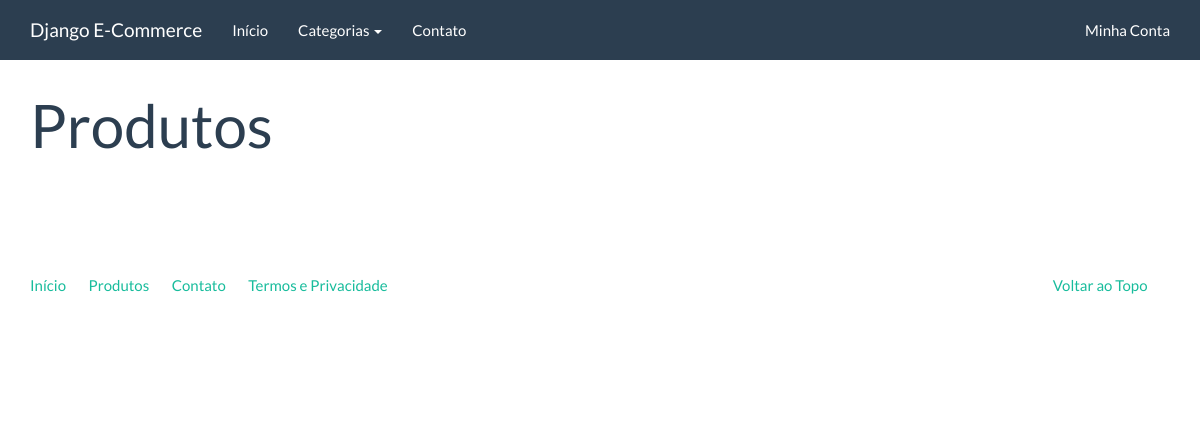
Page /produtos/ on the earlier database version.
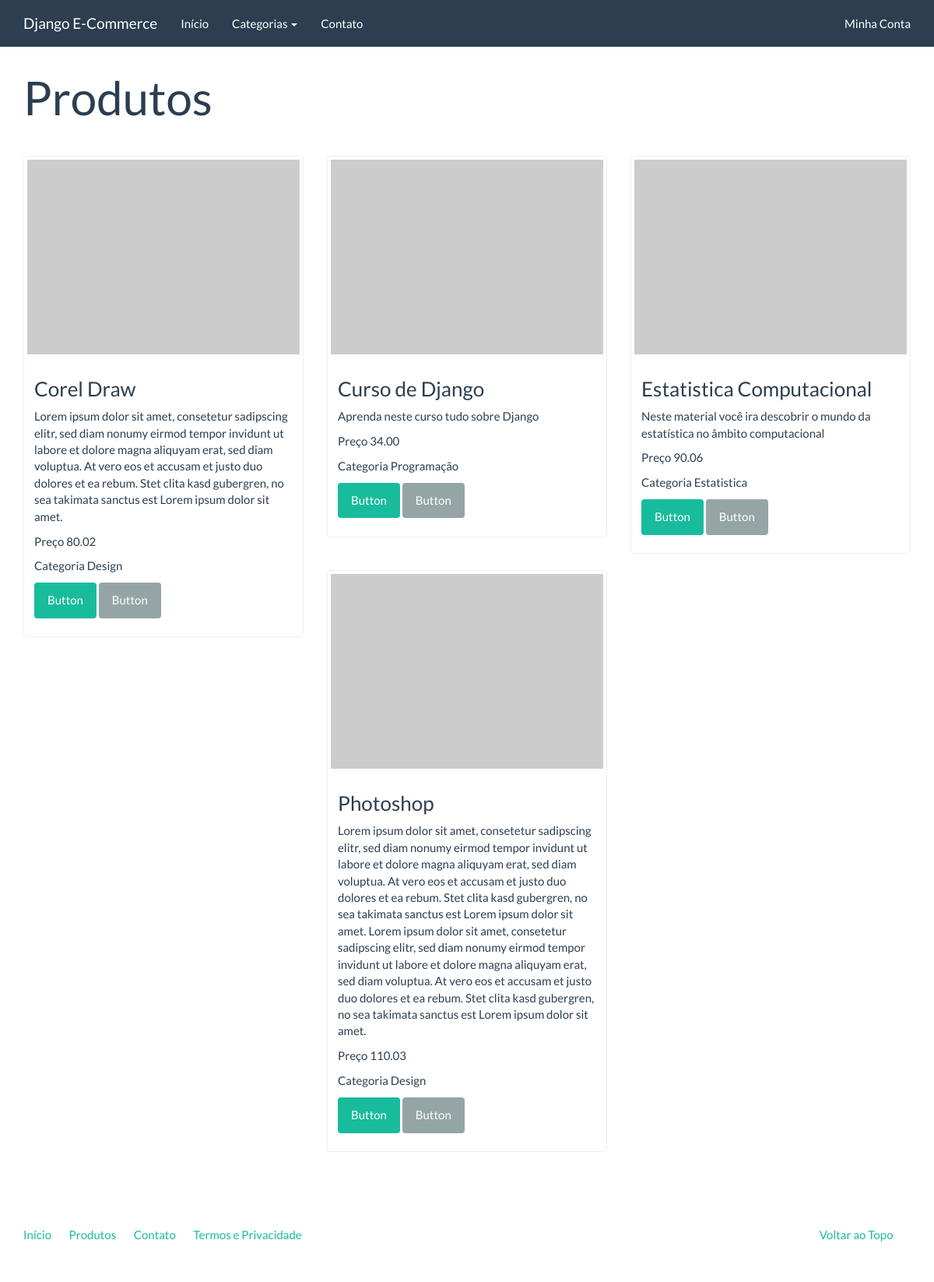
Same page on the later database version.
### catalog/models.py (models this page shows, shortened)
class Product(models.Model):
    name = models.CharField(verbose_name='Nome',max_length=100)
    slug = models.SlugField('Identificador',max_length=100)
    '''um produto tem varias categorias'''
    category = models.ForeignKey('catalog.Category',verbose_name='Categoria')
    description = models.TextField('Descrição',blank=True)
    price = models.DecimalField('Preço',decimal_places=2,max_digits=8)
    created = models.DateTimeField('Criado em',auto_now_add=True)
    updated_at = models.DateTimeField('Modificado em',auto_now=True)
    class Meta:
        verbose_name = 'Produto'
        verbose_name_plural = 'Produtos'
        '''se a ordem for decres colocar - na frente do campo'''
        ordering = ['name']

class Category(models.Model):
    name = models.CharField(verbose_name='Nome',max_length=100)
    slug = models.SlugField('Identificador',max_length=100)
    created = models.DateTimeField('Criado em',auto_now_add=True)
    updated_at = models.DateTimeField('Modificado em',auto_now=True)
    class Meta:
        verbose_name = 'Categoria'
        verbose_name_plural = 'Categorias'
        '''se a ordem for decres colocar - na frente do campo'''
        ordering = ['name']
    def __str__(self):
        return self.name
    def get_absolute_url(self):
        return reverse('catalog:category',kwargs={'slug':self.slug})

### catalog/views.py (the view)
def product_list(request):
    context = {
        'products':Product.objects.all(),
    }
    return render(request,'catalog/product_list.html',context)

### catalog/context_processors.py (called while the page is built)
def categories(request):
    return{
        'categories':Category.objects.all()
    }

### catalog/templates/catalog/product_list.html (shortened to what this page needs)
{% extends "base.html" %}
{% block container %}
<div class="page-header">
  <h1>Produtos</h1>
</div>
<div class="row">
    {% for product in products  %}
      <div class="col-sm-6 col-md-4">
          <div class="thumbnail">
              <a href="#">
                  <img src="http://placehold.it/350x250" alt="" />
              </a>
              <div class="caption">
                  <h3>{{product.name}}</h3>
                  <p>{{product.description}}</p>
                  <p>Preço {{product.price}}</p>
                  <p>Categoria {{product.category}}</p>
                  <p><a href="#" class="btn btn-success" role="button">Button</a> <a href="#" class="btn btn-default" role="button">Button</a></p>
              </div>
          </div>
      </div>
    {% endfor %}
  </div>
{% endblock %}

### core/templates/base.html (shortened to what this page needs)
<!DOCTYPE html>
{% load static %}
<html lang="en">
<head>
	<link rel="stylesheet" href="{% static 'assets/bootstrap.min.css' %}" media="screen" />
	<link rel="stylesheet" href="{% static 'assets/custom.min.css' %}" media="screen" />
</head>
<body>
    <div class="navbar navbar-default navbar-fixed-top">
      <div class="container">
        <div class="navbar-header">
          <a href="" class="navbar-brand">Django E-Commerce</a>
        </div>
        <div class="navbar-collapse collapse" id="navbar-main">
          <ul class="nav navbar-nav">
            <li>
              <a href="{% url 'index' %}">Início</a>
            </li>
            <li class="dropdown">
              <a class="dropdown-toggle" data-toggle="dropdown" href="#" id="download">Categorias <span class="caret"></span></a>
            </li>
			<li>
				<a href="{% url 'contact' %}">Contato</a>
			</li>
          </ul>
          <ul class="nav navbar-nav navbar-right">
            <li><a href="#">Minha Conta</a></li>
          </ul>
        </div>
      </div>
    </div>
    <div class="container">
		    {% block container %}
        {% endblock %}
		<footer>
			<div class="row">
			  <div class="col-lg-12">
			    <ul class="list-unstyled">
			      <li class="pull-right"><a href="#top">Voltar ao Topo</a></li>
			      <li><a href="{% url 'index' %}">Início</a></li>
			      <li><a href="{% url 'catalog:product_list' %}">Produtos</a></li>
			      <li><a href="{% url 'contact' %}">Contato</a></li>
			      <li><a href="">Termos e Privacidade</a></li>
			    </ul>
			  </div>
			</div>
		</footer>
	</div>
</body>
</html>

Differences in the rows shown:
added Product: name "Corel Draw", description "Lorem ipsum dolor sit amet, consetetur sadipscing elitr, sed diam nonumy eirmod tempor invidunt ut labore et dolore magna aliquyam erat, sed diam voluptua. At vero eos et accusam et justo duo dolores et ea rebum. Stet clita kasd gubergren, no sea takimata sanctus est Lorem ipsum dolor sit amet.", price "80.02", category "Design"
added Product: name "Curso de Django", description "Aprenda neste curso tudo sobre Django", price "34.00", category "Programação"
added Product: name "Estatistica Computacional", description "Neste material você ira descobrir o mundo da estatística no âmbito computacional", price "90.06", category "Estatistica"
added Product: name "Photoshop", description "Lorem ipsum dolor sit amet, consetetur sadipscing elitr, sed diam nonumy eirmod tempor invidunt ut labore et dolore magna aliquyam erat, sed diam voluptua. At vero eos et accusam et justo duo dolores et ea rebum. Stet clita kasd gubergren, no sea takimata sanctus est Lorem ipsum dolor sit amet. Lorem ipsum dolor sit amet, consetetur sadipscing elitr, sed diam nonumy eirmod tempor invidunt ut labore et dolore magna aliquyam erat, sed diam voluptua. At vero eos et accusam et justo duo dolores et ea rebum. Stet clita kasd gubergren, no sea takimata sanctus est Lorem ipsum dolor sit amet.", price "110.03", category "Design"
